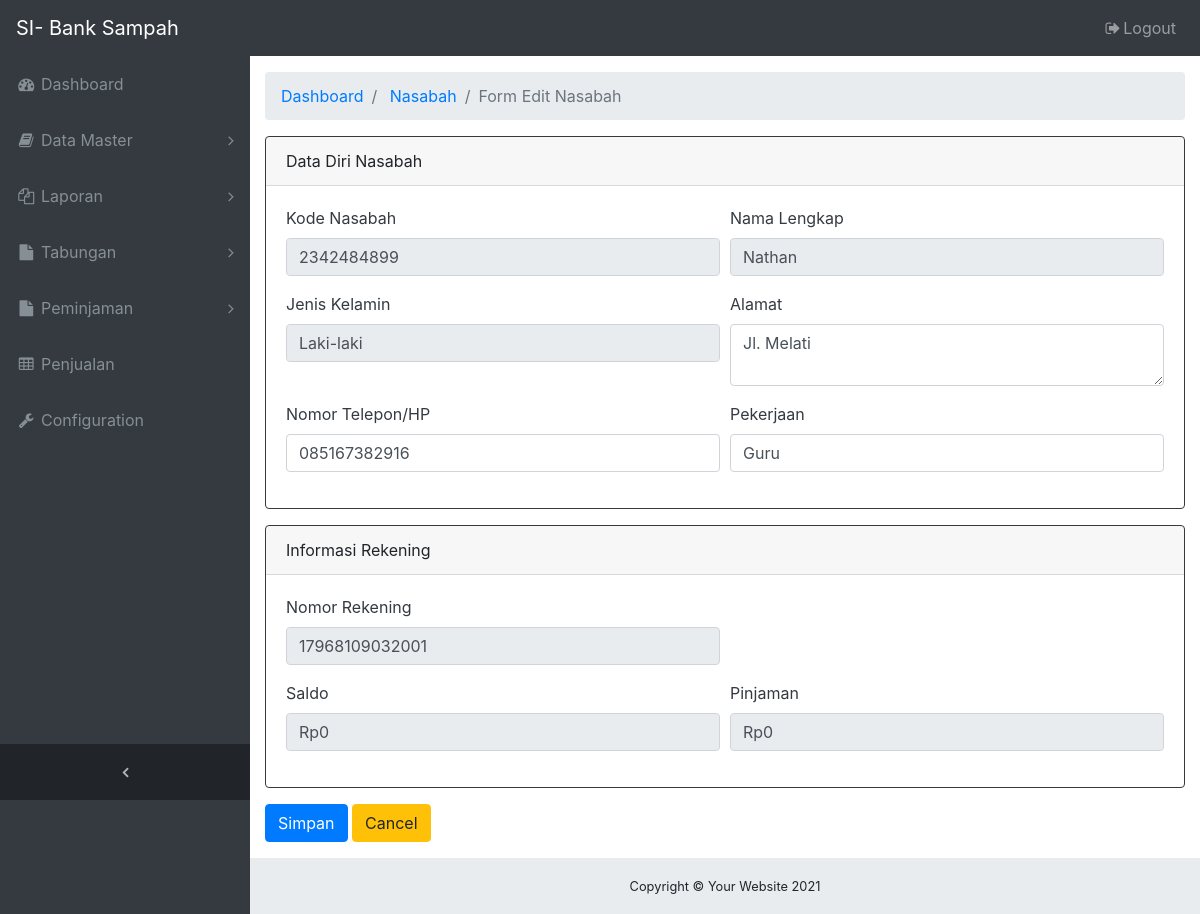
The page /ADMIN/form-edit-nasabah.php?id=2 (signed in) on the database its author committed.
### tables this page shows
CREATE TABLE `tb_nasabah` (
  `id_nasabah` int(11) NOT NULL,
  `kode_nasabah` varchar(20) NOT NULL,
  `users_id` int(11) NOT NULL,
  `pekerjaan` varchar(15) NOT NULL,
  `tgl_daftar` date NOT NULL,
  `nomor_rekening` varchar(20) NOT NULL,
  `saldo` int(11) NOT NULL,
  `pinjaman` int(11) NOT NULL
);

CREATE TABLE `tb_users` (
  `id` int(11) NOT NULL,
  `nama` varchar(50) NOT NULL,
  `jenis_kelamin` varchar(10) NOT NULL,
  `alamat` varchar(50) NOT NULL,
  `telp` varchar(15) NOT NULL,
  `username` varchar(20) NOT NULL,
  `password` varchar(20) NOT NULL,
  `level_user` int(11) NOT NULL
);

### ADMIN/form-edit-nasabah.php (the view, shortened to what this page needs)
<?php
include 'koneksi_db.php';
$id       = $_GET['id'];
$nasabah  = mysqli_query($koneksi,"SELECT u.id, n.kode_nasabah, u.nama, u.jenis_kelamin, u.alamat, u.telp, n.pekerjaan, n.nomor_rekening, n.saldo, n.pinjaman FROM tb_nasabah n INNER JOIN tb_users u ON n.users_id = u.id WHERE u.id = $id");
$row      = mysqli_fetch_array($nasabah);
?>
<!DOCTYPE html>
<html lang="en">
<head>
  <link href="vendor/bootstrap/css/bootstrap.min.css" rel="stylesheet">
  <link href="vendor/font-awesome/css/font-awesome.min.css" rel="stylesheet" type="text/css">
  <link href="vendor/datatables/dataTables.bootstrap4.css" rel="stylesheet">
  <link href="css/sb-admin.css" rel="stylesheet">
  <?php include 'navbar.php'; ?>
</head>
<body class="fixed-nav sticky-footer bg-dark" id="page-top">
  <div class="content-wrapper">
    <div class="container-fluid">
      <ol class="breadcrumb">
        <li class="breadcrumb-item">
          <a href="index.php">Dashboard</a>
        </li>
        <li class="breadcrumb-item">
          <a href="menu-nasabah.php">Nasabah</a>
        </li>
        <li class="breadcrumb-item active">Form Edit Nasabah</li>
      </ol>
      <form method="POST" action="proses-edit-nasabah.php">
        <div class="card border-dark mb-3" style="max-width: 100rem;">
          <div class="card-header">Data Diri Nasabah</div>
          <div class="card-body text-dark">
            <div class="form-row">
              <div class="form-group col-md-6">
                <label for="InputKode">Kode Nasabah</label>
                <input type="number" class="form-control" name="kode_nasabah" id="InputKode" value="<?php echo $row['kode_nasabah']; ?>" readonly required>
              </div>
              <div class="form-group col-md-6">
                <label for="InputNama">Nama Lengkap</label>
                <input type="text" class="form-control" name="nama" id="InputNama" value="<?php echo $row['nama']; ?>" readonly required>
              </div>
              <div class="form-group col-md-6">
                <label for="InputJenisKelamin">Jenis Kelamin</label>
                <input type="text" class="form-control" name="jenisKelamin" id="InputJenisKelamin" value="<?php echo $row['jenis_kelamin']; ?>" readonly required>
              </div>
              <div class="form-group col-md-6">
                <label for="InputAlamat">Alamat</label>
                <textarea class="form-control" id="InputAlamat" name="alamat" required rows="2"><?php echo $row['alamat']; ?></textarea>
              </div>
              <div class="form-group col-md-6">
                <label for="InputTelepon">Nomor Telepon/HP</label>
                <input type="number" class="form-control" name="telp" id="InputTelepon" value="<?php echo $row['telp']; ?>" required>
              </div>
              <div class="form-group col-md-6">
                <label for="InputPekerjaan">Pekerjaan</label>
                <input type="text" class="form-control" name="pekerjaan" id="InputPekerjaan" value="<?php echo $row['pekerjaan']; ?>" required>
              </div>
            </div>
          </div>
        </div>
        <div class="card border-dark mb-3" style="max-width: 100rem;">
          <div class="card-header">Informasi Rekening</div>
          <div class="card-body text-dark">
            <div class="form-row">
              <div class="form-group col-md-6">
                <label for="InputNorek">Nomor Rekening</label>
                <input type="text" class="form-control" name="norek" id="InputNorek" value="<?php echo $row['nomor_rekening']; ?>" readonly required>
              </div>
            </div>
            <div class="form-row">
              <div class="form-group col-md-6">
                <label for="InputSaldo">Saldo</label>
                <input type="text" class="form-control" name="saldo" id="InputSaldo" value="<?php echo "Rp",$row['saldo']; ?>" readonly required>
              </div>
              <div class="form-group col-md-6">
                <label for="InputPinjam">Pinjaman</label>
                <input type="text" class="form-control" name="pinjam" id="InputPinjam" value="<?php echo "Rp",$row['pinjaman']; ?>" readonly required>
              </div>
            </div>
          </div>
        </div>
        <div class="form-group">
          <input type="submit" name="Submit" value="Simpan" class="btn btn-primary">
          <input type="button" value="Cancel" class="btn btn-warning" onclick="history.back(-1)" />
        </div>
      </form>
    </div>
    <?php include 'footer.php'; ?>
  </div>
</body>
</html>

### ADMIN/css/sb-admin.css (style rules this page uses)
html { position: relative; min-height: 100%; }
body { overflow-x: hidden; }
body.sticky-footer { margin-bottom: 56px; }
body.sticky-footer .content-wrapper { min-height: calc(100vh - 56px - 56px); }
body.fixed-nav { padding-top: 56px; }
.content-wrapper { min-height: calc(100vh - 56px); padding-top: 1rem; }
.content-wrapper { overflow-x: hidden; background: white; }
@media (min-width: 992px) { .content-wrapper { margin-left: 250px; } }

### rows shown on the page
tb_nasabah: kode_nasabah "2342484899", nama "Nathan", jenisKelamin "Laki-laki", alamat "Jl. Melati", telp "085167382916", pekerjaan "Guru", norek "17968109032001", saldo "Rp0", pinjam "Rp0"
